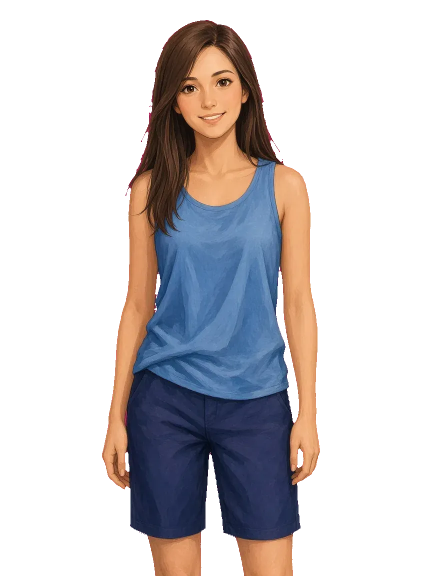
#> input picture artwork/style-consistency/originals/ana-swim-v1.webp, 864 x 1152 px (shown at 1/2 size)
$ python -i normalize-adult-night-frames.py   (imports and definitions only)
#> lines starting #> are read from the running program, lines starting #| are printed output that depends on the picture
#!/usr/bin/env python3
"""Reframe adult night photo CGs onto locked 1080×1920 with UI-safe composition.

Only touches files listed in artwork/adult-evenings/PHOTOS.json.
Keeps the subject higher so head clears the top tools band (~10%) and
waist/speedo stay above the dialogue cover-crop (~65% of canvas height).
"""
from __future__ import annotations

import json
from pathlib import Path

from PIL import Image, ImageEnhance, ImageFilter

ROOT = Path(__file__).resolve().parents[2]
ASSETS = ROOT / "public" / "assets"
ART = ROOT / "artwork" / "adult-evenings"
# [1 line that did not run here, left out]
W, H = 1080, 1920
TARGET_CONTENT_MID = 0.40


def subject_bbox(im: Image.Image) -> tuple[int, int, int, int]:
    gray = im.convert("L")
    edges = gray.filter(ImageFilter.FIND_EDGES)
    edges = ImageEnhance.Contrast(edges).enhance(2.0)
    w, h = edges.size
    data = edges.load()
    ys, xs = [], []
    step = 4
    for y in range(0, h, step):
        for x in range(int(w * 0.08), int(w * 0.92), step):
            if data[x, y] > 28:
                xs.append(x)
                ys.append(y)
    if len(xs) < 40:
        return (int(w * 0.15), int(h * 0.08), int(w * 0.85), int(h * 0.85))
    pad_x, pad_y = int(w * 0.04), int(h * 0.03)
    return (
        max(0, min(xs) - pad_x),
        max(0, min(ys) - pad_y),
        min(w, max(xs) + pad_x),
        min(h, max(ys) + pad_y),
    )


def fit_ui_safe(src: Image.Image) -> Image.Image:
    src = src.convert("RGB")
    sw, sh = src.size
    x0, y0, x1, y1 = subject_bbox(src)
    sub_w = max(1, x1 - x0)
    sub_h = max(1, y1 - y0)

    scale_w = (W * 0.82) / sub_w
    scale_h = (H * 0.70) / sub_h
    scale = min(scale_w, scale_h)
    cover = max(W / sw, H / sh)
    scale = max(scale, cover * 0.92)

    nw, nh = max(1, int(sw * scale)), max(1, int(sh * scale))
    resized = src.resize((nw, nh), Image.Resampling.LANCZOS)

    sub_mid_px = ((y0 + y1) / 2) * scale
    top = int(TARGET_CONTENT_MID * H - sub_mid_px)
    if nh >= H:
        top = max(H - nh, min(0, top))
    else:
        top = max(0, min(H - nh, top))

    left = (W - nw) // 2
    if nw >= W:
        sub_mid_x = ((x0 + x1) / 2) * scale
        left = int(W / 2 - sub_mid_x)
        left = max(W - nw, min(0, left))

    canvas = Image.new("RGB", (W, H), (18, 22, 34))
    edge = resized.crop((0, max(0, nh // 3), nw, max(1, nh // 3 + 1))).resize((W, H))
    canvas.paste(edge)
    canvas.paste(resized, (left, top))
    return canvas


def main() -> None:
    changed = []
    for name in PHOTOS:
        path = ASSETS / name
        if not path.exists():
            print("missing", name)
            continue
        out = fit_ui_safe(Image.open(path))
        out.save(path, "WEBP", quality=90, method=6)
        changed.append(name)
    print(f"normalized {len(changed)} photos from PHOTOS.json")
    for name in changed:
        print(" ", name)


# [2 lines not run here, left out]

>>> from PIL import Image
>>> picture = Image.open('../../artwork/style-consistency/originals/ana-swim-v1.webp')
#> picture is the input picture: PIL image 864x1152 RGBA; mean R, G, B, A 186.8, 48.3, 111.4, 88.9
>>> result = fit_ui_safe(picture)
#> in fit_ui_safe, `src = src.convert("RGB")`:
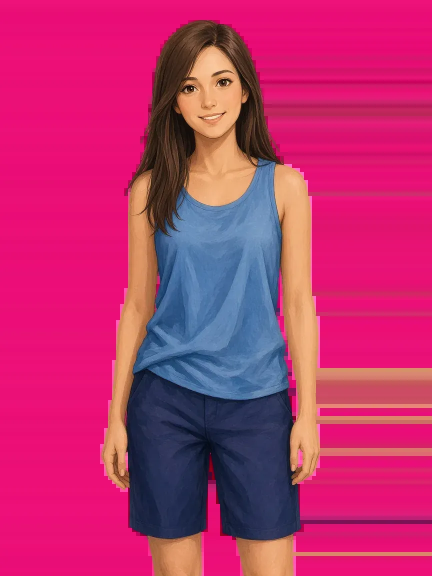
#> src: PIL image 864x1152 RGB (shown at 1/2 size); mean R, G, B 186.8, 48.3, 111.4
#> in subject_bbox, `gray = im.convert("L")`:
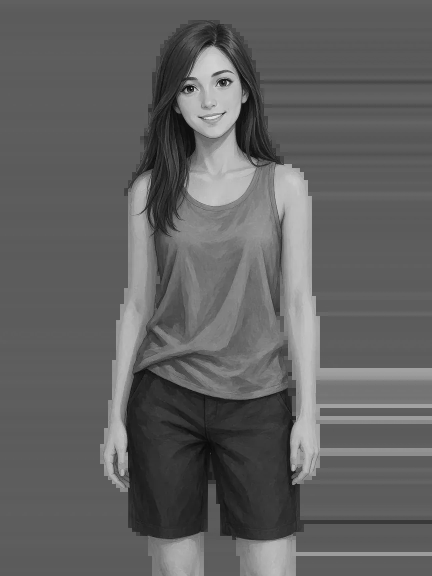
#> gray: PIL image 864x1152 L (shown at 1/2 size); min 3, max 252, mean 96.9
#> in subject_bbox, `edges = gray.filter(ImageFilter.FIND_EDGES)`:
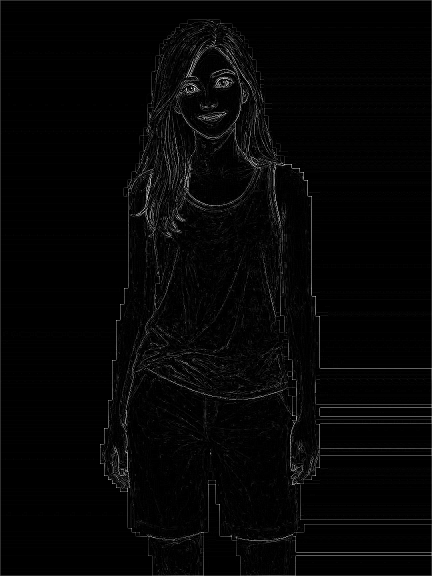
#> edges: PIL image 864x1152 L (shown at 1/2 size); min 0, max 255, mean 5.2
#> in subject_bbox, `edges = ImageEnhance.Contrast(edges).enhance(2.0)`:
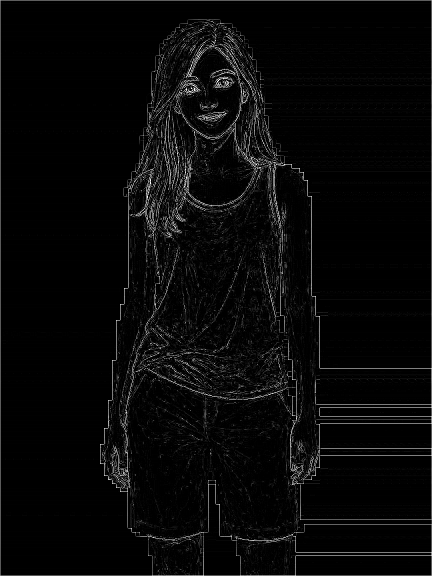
#> edges: PIL image 864x1152 L (shown at 1/2 size); min 0, max 255, mean 8.3
#> in fit_ui_safe, `x0, y0, x1, y1 = subject_bbox(src)`: x0 = 35; y0 = 0; x1 = 827; y1 = 1152
#> in fit_ui_safe, `sub_w = max(1, x1 - x0)`: sub_w = 792
#> in fit_ui_safe, `sub_h = max(1, y1 - y0)`: sub_h = 1152
#> in fit_ui_safe, `scale_w = (W * 0.82) / sub_w`: scale_w = 1.12
#> in fit_ui_safe, `scale_h = (H * 0.70) / sub_h`: scale_h = 1.17
#> in fit_ui_safe, `scale = min(scale_w, scale_h)`: scale = 1.12
#> in fit_ui_safe, `scale = max(scale, cover * 0.92)`: scale = 1.53
#> in fit_ui_safe, `nw, nh = max(1, int(sw * scale)), max(1, int(sh * scale))`: nw = 1324; nh = 1766
#> in fit_ui_safe, `sub_mid_px = ((y0 + y1) / 2) * scale`: sub_mid_px = 883.2
#> in fit_ui_safe, `top = int(TARGET_CONTENT_MID * H - sub_mid_px)`: top = -115
#> in fit_ui_safe, `top = max(0, min(H - nh, top))`: top = 0
#> in fit_ui_safe, `left = (W - nw) // 2`: left = -122
#> in fit_ui_safe, `sub_mid_x = ((x0 + x1) / 2) * scale`: sub_mid_x = 660.9
#> in fit_ui_safe, `left = int(W / 2 - sub_mid_x)`: left = -120
#> in fit_ui_safe, `canvas = Image.new("RGB", (W, H), (18, 22, 34))`:
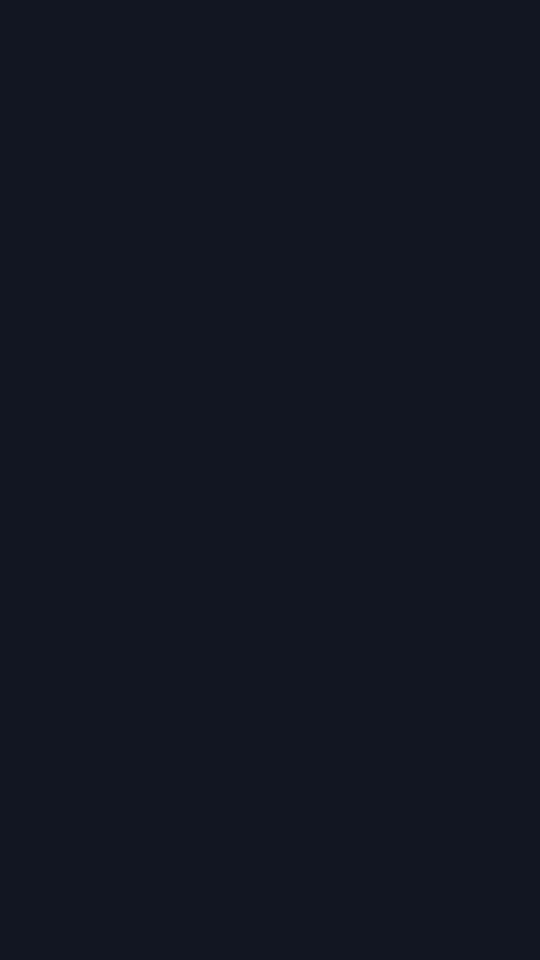
#> canvas: PIL image 1080x1920 RGB (shown at 1/2 size); mean R, G, B 18, 22, 34
#> in fit_ui_safe, `edge = resized.crop((0, max(0, nh // 3), nw, max(1, nh // 3 + 1))).res..`:
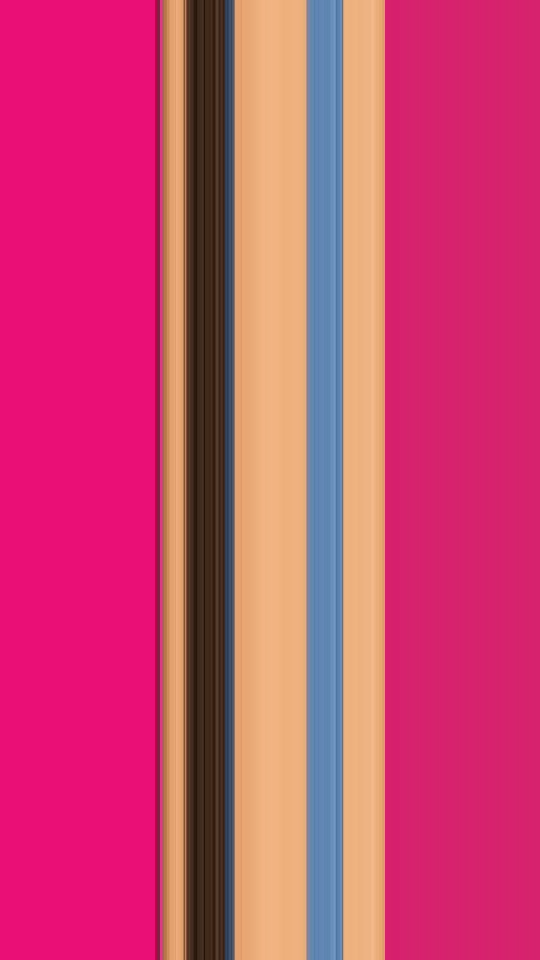
#> edge: PIL image 1080x1920 RGB (shown at 1/2 size); mean R, G, B 202.5, 70.8, 112.5
#> in fit_ui_safe, `canvas.paste(resized, (left, top))`:
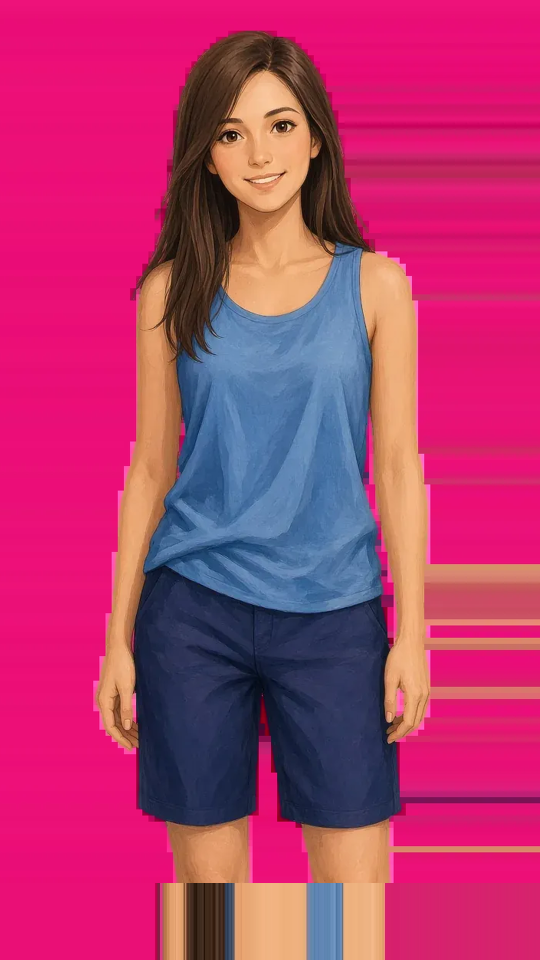
#> canvas: PIL image 1080x1920 RGB (shown at 1/2 size); mean R, G, B 179.1, 55.6, 110.6

$ run again, on artwork/style-consistency/originals/nikola-swim-short-buzz-v3.webp
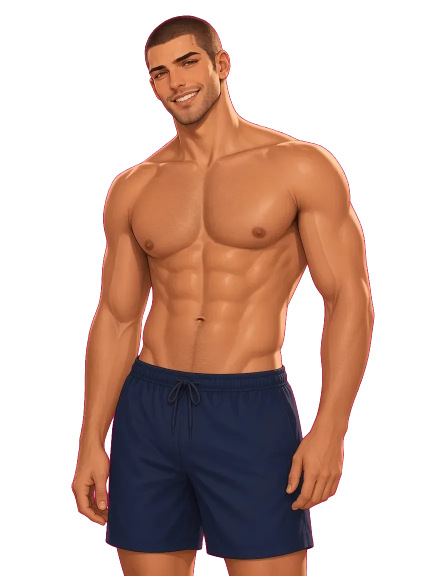
#> input picture artwork/style-consistency/originals/nikola-swim-short-buzz-v3.webp, 864 x 1152 px (shown at 1/2 size)
#> picture is the input picture: PIL image 864x1152 RGBA; mean R, G, B, A 185.4, 49, 87.7, 115
#> in subject_bbox, `edges = ImageEnhance.Contrast(edges).enhance(2.0)`:
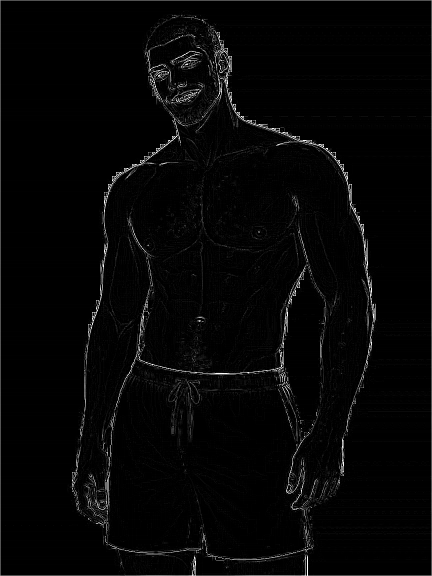
#> edges: PIL image 864x1152 L (shown at 1/2 size); min 0, max 255, mean 5.7
#> x0 = 35; y0 = 0; x1 = 827; y1 = 1152
#> sub_w = 792
#> sub_h = 1152
#> scale_w = 1.12
#> scale_h = 1.17
#> in fit_ui_safe, `scale = min(scale_w, scale_h)`: scale = 1.12
#> in fit_ui_safe, `scale = max(scale, cover * 0.92)`: scale = 1.53
#> nw = 1324; nh = 1766
#> sub_mid_px = 883.2
#> in fit_ui_safe, `top = int(TARGET_CONTENT_MID * H - sub_mid_px)`: top = -115
#> in fit_ui_safe, `top = max(0, min(H - nh, top))`: top = 0
#> in fit_ui_safe, `left = (W - nw) // 2`: left = -122
#> sub_mid_x = 660.9
#> in fit_ui_safe, `left = int(W / 2 - sub_mid_x)`: left = -120
#> in fit_ui_safe, `canvas.paste(resized, (left, top))`:
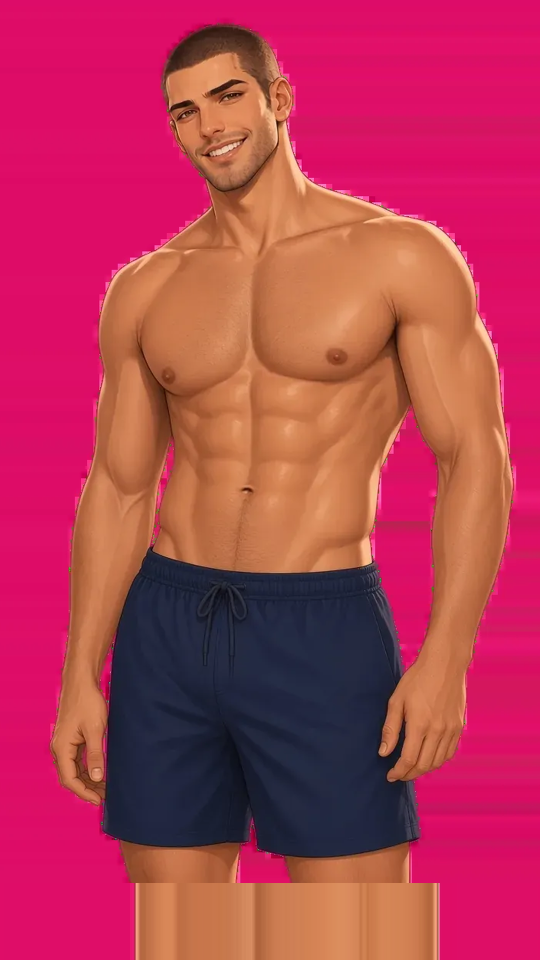
#> canvas: PIL image 1080x1920 RGB (shown at 1/2 size); mean R, G, B 180.2, 58.4, 85
